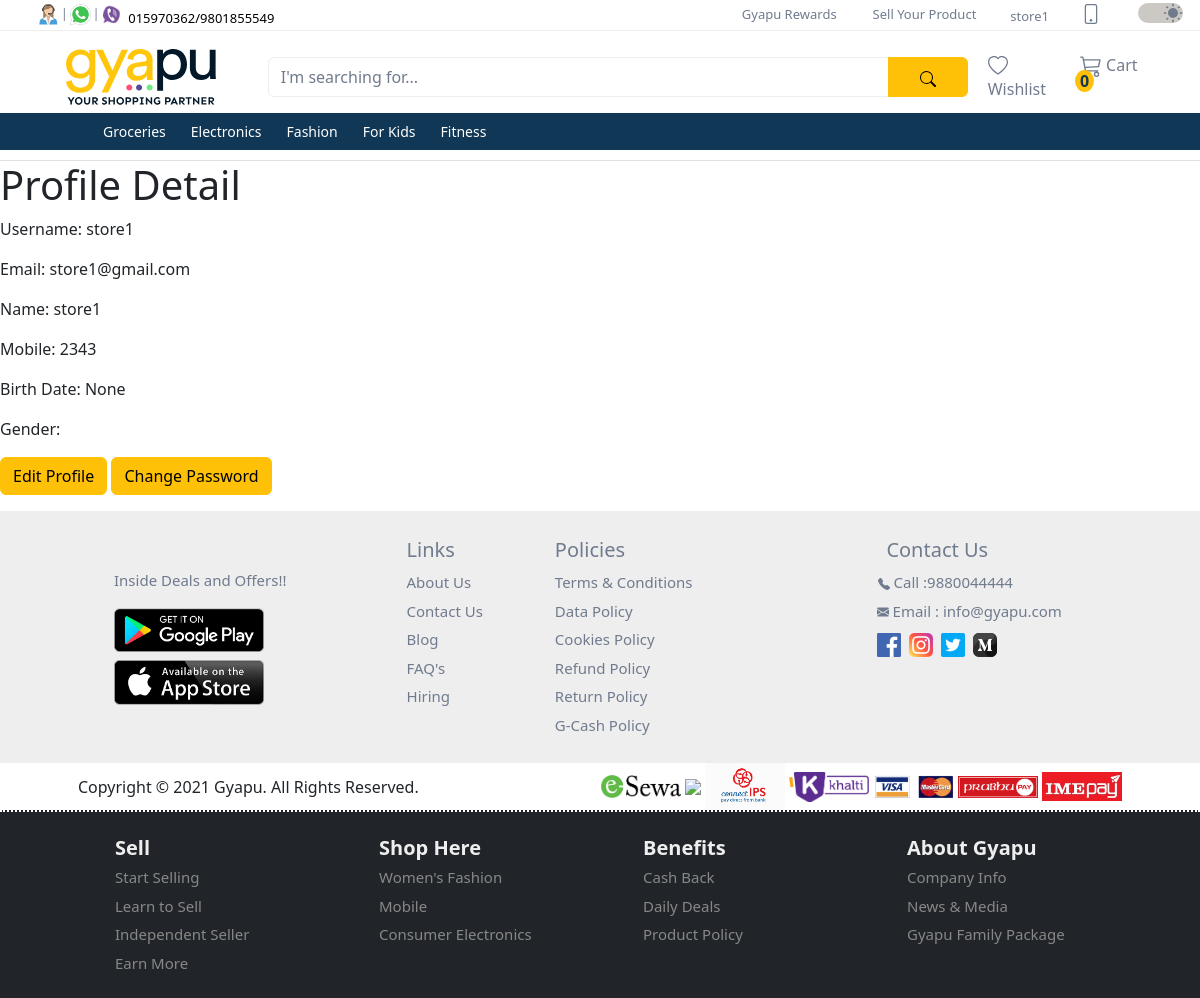
Screenshot of /profile/ (signed in) with the database file from the repository.
### user/models.py (models this page shows, shortened)
class CustomUser(AbstractUser):
  id = models.UUIDField(
    primary_key = True,
    default = uuid.uuid4,
    editable = False
  )
  full_name = models.CharField(max_length=50, default='Default Name')
  mobile = models.CharField(max_length=10, blank=False, null=False)

class Profile(models.Model):
  GENDER_CHOICES = (
    ('M', 'Male'),
    ('F', 'Female'),
  )
  user = models.OneToOneField(settings.AUTH_USER_MODEL, on_delete=models.CASCADE)
  birth_date = models.DateField(null=True, blank=True)
  gender = models.CharField(max_length=1, choices=GENDER_CHOICES, blank=True)

### products/models.py (models this page shows, shortened)
class Category(models.Model):
  id = models.UUIDField(
    primary_key = True,
    default = uuid.uuid4,
    editable = False
  )
  name = models.CharField(max_length=255)
  description = models.TextField(blank=True)
  parent = models.ForeignKey('self', on_delete=models.CASCADE, null=True, blank=True, related_name='children')
  class Meta:
    verbose_name_plural = 'Categories'

### user/views.py (the view)
# urls.py: path('profile/', ProfileDetailView.as_view(), name='profile_detail'),
class ProfileDetailView(LoginRequiredMixin, DetailView):
  model = Profile
  template_name = 'profile.html'
  context_object_name = 'profile'
  def get_object(self, queryset=None):
    return self.request.user.profile

### products/context_processors.py (called while the page is built)
def categories(request):
  categories = Category.objects.filter(parent__isnull=True)
  return {'categories': categories}

### user/templates/profile.html (shortened to what this page needs)
{% extends "_base.html" %}
{% block content %}
  <div class="mb-3">
    <h1>Profile Detail</h1>
    <p>Username: {{ profile.user.username }}</p>
    <p>Email: {{ profile.user.email }}</p>
    <p>Name: {{ profile.user.full_name }}</p>
    <p>Mobile: {{ profile.user.mobile }}</p>
    <p>Birth Date: {{ profile.birth_date }}</p>
    <p>Gender: {{ profile.get_gender_display }}</p>
    <a href="{% url 'profile_update' %}" class="btn btn-warning">Edit Profile</a>
    <a href="#" class="btn btn-warning">Change Password</a>
  </div>
{% endblock content %}

### user/templates/_base.html (shortened to what this page needs)
{% load static %}
<!DOCTYPE html>
<html lang="en">
<head>
  <link href="https://cdn.jsdelivr.net/npm/bootstrap@5.3.2/dist/css/bootstrap.min.css" rel="stylesheet">
  <link rel="stylesheet" href="{% static 'css/style.css' %}">
</head>
<body>
  <nav class="navbar navbar-expand-lg first-nav">
    <div class="container-fluid d-flex">
      <div class="contact-icons ms-4 d-none d-lg-block">
        <div class="d-flex">
          <div class="d-flex">
            <div class="tooltip px-0">
              <img src="{% static "images/icons/contact.svg" %}" alt="phone">
            </div>
            <span class="pt-1">|</span>
          </div>
          <div class="d-flex">
            <div class="tooltip px-0">
              <img src="{% static "images/icons/whatsapp.png" %}" alt="whatsapp">
            </div>
            <span class="pt-1">|</span>
          </div>
          <div>
            <div class="tooltip px-0">
              <img src="{% static "images/icons/viber.png" %}" alt="viber">
            </div>
          </div>
          <div class="mt-1">
            <a class="phone-number ps-1" href="#">
              015970362/9801855549
            </a>
          </div>
        </div>
      </div>
      <div class="menu flex-grow-1">
        <div class="collapse navbar-collapse justify-content-end" id="collapsibleNavbar">
          <ul class="navbar-nav">
            <li class="nav-item">
              <a class="nav-link py-0" href="#">Gyapu Rewards</a>
            </li>
            <li class="nav-item">
              <a class="nav-link py-0" href="#">Sell Your Product</a>
            </li>
          </ul>
        </div>
      </div>
      <div class="accessibilities">
        <div class="d-flex justify-content-end">
          {% if user.is_authenticated %}
            <div class="tooltip mx-3">
              <a href="{% url 'profile_detail' %}">{{ user.username }}</a>
            </div>
          {% else %}
            <div class="d-flex mx-3">
              <a href="{% url "register" %}">Login/Register</a>
            </div>
          {% endif %}
          <div class="tooltip qrtooltip mx-3">
            <a class="nav-link" href="#">
            </a>
          </div>
          <div class="switch">
            <div class="form-check form-switch ms-3">
              <input class="form-check-input" type="checkbox" id="toggleswitch" value="yes" checked>
            </div>
          </div>
        </div>
      </div>
    </div>
  </nav>
  <nav class="navbar navbar-expand-xl d-flex flex-column second-nav" id="secondNav">
    <div class="container">
      <div class="d-flex flex-row container-fluid gyapu-head">
        <a class="navbar-brand" href="{% url 'home' %}">
          <img class="img-fluid" id="gyapu-head" src="{% static "images/gyapu-header-lightmode.svg" %}" alt="gyapu brand logo">
        </a>
        <form class="input-group mt-3 mb-3">
          <input type="text" class="form-control" placeholder="I'm searching for...">
          <button class="btn btn-warning" type="submit">
          </button>
        </form>
      </div>
      <div class="collapse navbar-collapse" id="mynavbar">
        <ul class="navbar-nav me-auto">
          <li class="nav-item">
            <a class="nav-link" href="javascript:void(0)">
              Wishlist
            </a>
          </li>
          <li class="nav-item">
            <div class="tooltip">
              <a class="nav-link" href="{% url 'cart_detail' %}">
                Cart
                <sup class="bg-warning cart-number">0</sup>
              </a>
            </div>
          </li>
        </ul>
      </div>
    </div>
    <div class="dropdown-nav">
      <div class="container">
        <div class="collapse navbar-collapse" id="mynavbar">
          <ul class="navbar-nav">
            {% for category in categories %}
              <li class="nav-item dropdown">
                <a class="nav-link dropbtn" href="#">{{ category.name }}</a>
              </li>
            {% endfor %}
          </ul>
        </div>
      </div>
    </div>
  </nav>
  {% block content %}
  {% endblock %}
  <footer>
    <div class="contacts">
      <div class="container">
        <div class="d-flex flex-wrap">
          <div class="playstore d-flex justify-content-center align-self-center flex-column mx-5 px-4">
            <p>Inside Deals and Offers!!</p>
            <div class="googleplay">
              <a href="#">
                <img src="{% static "images/googleplay.png" %}">
              </a>
            </div>
            <div class="appstore mt-2">
              <a href="#">
                <img src="{% static "images/appstore.png" %}">
              </a>
            </div>
          </div>
          <div class="links py-4 px-5">
            <p class="contact-head">Links</p>
            <ul class="list-group">
              <li class="list-group-item">
                <a href="#">About Us</a>
              </li>
              <li class="list-group-item">
                <a href="#">Contact Us</a>
              </li>
              <li class="list-group-item">
                <a href="#">Blog</a>
              </li>
              <li class="list-group-item">
                <a href="#">FAQ's</a>
              </li>
              <li class="list-group-item">
                <a href="#">Hiring</a>
              </li>
            </ul>
          </div>
          <div class="policies py-4 px-4">
            <p class="contact-head">Policies</p>
            <ul class="list-group">
              <li class="list-group-item">
                <a href="#">Terms & Conditions</a>
              </li>
              <li class="list-group-item">
                <a href="#">Data Policy</a>
              </li>
              <li class="list-group-item">
                <a href="#">Cookies Policy</a>
              </li>
              <li class="list-group-item">
                <a href="#">Refund Policy</a>
              </li>
              <li class="list-group-item">
                <a href="#">Return Policy</a>
              </li>
              <li class="list-group-item">
                <a href="#">G-Cash Policy</a>
              </li>
            </ul>
          </div>
          <div class="contact-us flex-grow-1 py-4 px-4">
            <p class="contact-head d-flex justify-content-center">Contact Us</p>
            <ul class="list-group">
              <li class="list-group-item d-flex justify-content-center ms-3">
                <a href="#">
                  Call :9880044444
                </a>
              </li>
              <li class="list-group-item d-flex justify-content-center ms-5 ps-3">
                <a href="#">
                  Email : info@gyapu.com</a>
              </li>
              <li class="list-group-item d-flex justify-content-center">
                <a href="#" class="p-1">
                  <img src="{% static "images/icons/facebook.png" %}">
                </a>
                <a href="#" class="p-1">
                  <img src="{% static "images/icons/instagram.png" %}">
                </a>
                <a href="#" class="p-1">
                  <img src="{% static "images/icons/twitter.png" %}">
                </a>
                <a href="#" class="p-1">
                  <img src="{% static "images/icons/medium.png" %}">
                </a>
              </li>
            </ul>
          </div>
        </div>
      </div>
    </div>
    <div class="mid-footer">
      <div class="container-md px-5">
        <div class="d-flex align-items-center justify-content-between flex-wrap flex-sm-row-reverse">
          <div class="digital-pay">
            <img src="{% static "images/logos/esewa.jpg" %}">
            <img src="{% static "images/logos/fonepay.com-3905626534" %}">
            <img src="{% static "images/logos/ips.jpg" %}">
            <img src="{% static "images/logos/khalti.png" %}">
            <img src="{% static "images/logos/visa.webp" %}">
            <img src="{% static "images/logos/prabhupay.png" %}">
            <img src="{% static "images/logos/ime.jpg" %}">
          </div>
          <div class="copyright">
            <p class="mb-0">Copyright © 2021 Gyapu. All Rights Reserved.</p>
          </div>
        </div>
      </div>
    </div>
    <div class="sitemap">
      <div class="container p-3">
        <div class="row ps-5 ms-3">
          <div class="col-6 col-xl-3">
            <p class="sitemap-head">Sell</p>
            <ul class="list-group">
              <li class="list-group-item">
                <a href="#">Start Selling</a>
              </li>
              <li class="list-group-item">
                <a href="#">Learn to Sell</a>
              </li>
              <li class="list-group-item">
                <a href="#">Independent Seller</a>
              </li>
              <li class="list-group-item">
                <a href="#">Earn More</a>
              </li>
            </ul>
          </div>
          <div class="col-6 col-xl-3">
            <p class="sitemap-head">Shop Here</p>
            <ul class="list-group">
              <li class="list-group-item">
                <a href="#">Women's Fashion</a>
              </li>
              <li class="list-group-item">
                <a href="#">Mobile</a>
              </li>
              <li class="list-group-item">
                <a href="#">Consumer Electronics</a>
              </li>
            </ul>
          </div>
          <div class="col-6 col-xl-3">
            <p class="sitemap-head">Benefits</p>
            <ul class="list-group">
              <li class="list-group-item">
                <a href="#">Cash Back</a>
              </li>
              <li class="list-group-item">
                <a href="#">Daily Deals</a>
              </li>
              <li class="list-group-item">
                <a href="#">Product Policy</a>
              </li>
            </ul>
          </div>
          <div class="col-6 col-xl-3">
            <p class="sitemap-head">About Gyapu</p>
            <ul class="list-group">
              <li class="list-group-item">
                <a href="#">Company Info</a>
              </li>
              <li class="list-group-item">
                <a href="#">News & Media</a>
              </li>
              <li class="list-group-item">
                <a href="#">Gyapu Family Package</a>
              </li>
            </ul>
          </div>
        </div>
      </div>
    </div>
  </footer>
</body>
</html>

### user/static/css/style.css (style rules this page uses)
* { margin: 0; padding: 0; scroll-behavior: smooth; }
:root { --backgroundColor: #ffffff; --featureListBgColor: #F8F8FA; --cardBgColor: #ffffff; --contactsBgColor: #EEEEEE; --toggleswitchBgColor: #CCC9C5; --textColor: #707B8E; --priceColor: #103755; --buttomnavColor: #103755; --border: #eeeeee; --controlColor: #606775; --phoneColor: #000000; --navAnchorHover: #000000; --inputBorderSelection: #eeeeee; --topicColorHover: #000000; --gyapuHeader: #031828; --cardHoverBoxShadow: 0 2px 4px 0 rgba(158, 155, 155, 0.19), 0 4px 10px 0 rgba(158, 155, 155, 0.19); }
.first-nav { height: 30px; z-index: 3; background-color: var(--backgroundColor); }
.first-nav a { text-decoration: none; color: var(--textColor); }
.first-nav .contact-icons img { width: 25px; height: 25px; }
.first-nav .contact-icons span { font-size: 12px; color: var(--textColor); }
.phone-number { font-size: 13px; color: var(--phoneColor) !important; }
.navbar-toggler a, .accessibilities a { font-size: 13px; color: var(--textColor); }
#collapsibleNavbar { font-size: 13px; }
#collapsibleNavbar ul li { padding: 0 10px; }
#collapsibleNavbar a { color: var(--textColor); }
.switch { margin-top: -5px; margin-left: 15px; }
.switch .form-check-input { font-size: 20px; width: 45px; background-color: var(--toggleswitchBgColor); border: none; cursor: pointer; }
.switch .form-switch .form-check-input { background-image: url("/static/images/moon.svg"); }
.switch .form-switch .form-check-input:checked { background-image: url("/static/images/sun.svg"); }
.second-nav { width: 100%; margin: 0; padding-top: 10px; padding-bottom: 0; background-color: var(--backgroundColor); z-index: 2; border-top: 1px solid var(--border); }
.second-nav .container .container-fluid { width: 1000px; }
.second-nav .container .container-fluid a { margin: auto; }
.second-nav img { width: 150px !important; min-width: 100px; }
.second-nav form { max-width: 700px !important; height: 40px; margin-left: 40px; }
.second-nav form input { background: transparent; border: 1px solid var(--border); }
.second-nav form input::placeholder { color: var(--textColor); }
.form-control { color: var(--textColor) !important; }
.second-nav form button { width: 80px; }
#mynavbar a { color: var(--textColor); }
.cart-number { font-size: 16px; font-weight: 600; color: #103755; border-radius: 50%; padding: 0 5px; margin-left: -5px; }
.tooltip { position: relative; font-size: 16px; display: inline-block; opacity: 1; }
.dropdown-nav { width: 100%; background-color: #103755; z-index: 2; }
.dropdown-nav .container { padding-left: 65px; }
.dropbtn { color: #ffffff !important; font-size: 14px; margin-right: 9px; }
.dropdown, .dropleft, .sub-dropleft { position: relative; display: inline-block; }
.row div { margin: 0; padding: 5px; }
.row a { text-decoration: none; color: var(--textColor); }
.contacts { background-color: var(--contactsBgColor); color: var(--textColor); font-size: 15px; }
.googleplay img, .appstore img { width: 150px; }
.contact-head { font-size: 20px; font-weight: 500; margin-bottom: 3px; }
.list-group { --bs-list-group-bg: none; --bs-list-group-border-color: none; --bs-list-group-item-padding-x: 0; --bs-list-group-item-padding-y: 3px; }
.contacts .list-group li a { text-decoration: none; color: var(--textColor); }
.sitemap { background-color: #212529; color: #878787; font-size: 15px; border-top: 2px dotted #ffffff; margin-bottom: 50px; }
.sitemap-head { font-size: 20px; font-weight: 800; color: #EEEEEE; margin-bottom: 0; }
.sitemap .list-group li a { text-decoration: none; color: #878787; }
.digital-pay img { width: 80px; }
@media only screen and (min-width: 990px) { .sitemap { margin-bottom: 0; } }
@media only screen and (max-width: 1200px) { .second-nav { padding-bottom: 10px; border-bottom: 1px solid #e0e0e0; } }

### rows the page displays
CustomUser: username "store1"
Category: name "Groceries"
Category: name "Electronics"
Category: name "Fashion"
Category: name "For Kids"
Category: name "Fitness"
Profile: user.username "store1", user.email "store1@gmail.com", user.full_name "store1", user.mobile "2343", birth_date "None"
